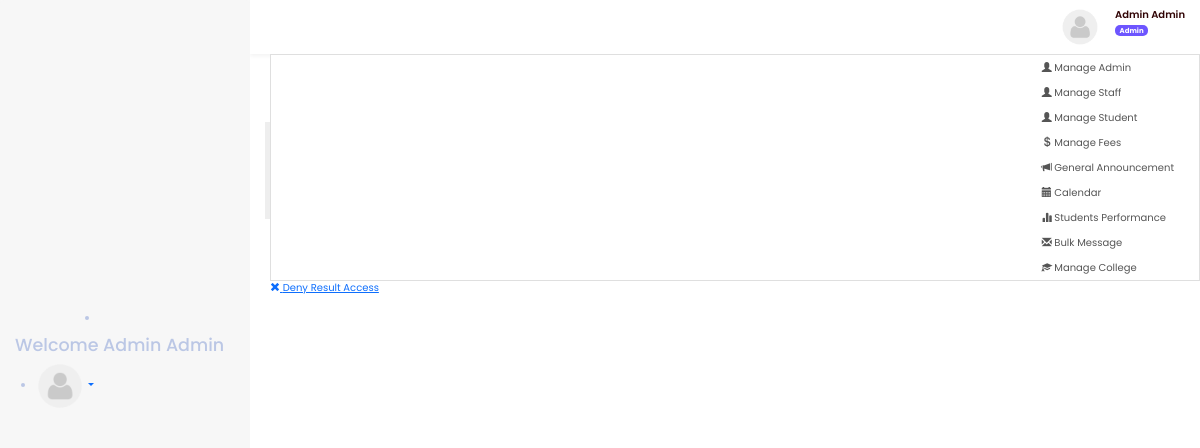
The page /admin/imports2.php (signed in) on the database its author committed.
### tables this page shows
CREATE TABLE `admin_function` (
  `sn` int(11) NOT NULL,
  `function` varchar(70) NOT NULL,
  `link` text NOT NULL,
  `status` int(11) NOT NULL
);

### admin/header.php (called while the page is built, shortened)
<?php include("../conn.php") ?>
<?php session_start();
$users = $_SESSION['users'];
$s1 = mysqli_query($con, "SELECT * FROM admin where username = '$users'");
$sh1 = mysqli_fetch_array($s1);
$name1 = $sh1['fname'] . " " . $sh1['lname'];
$img = $sh1['picture'];
if ($img == "") {
    $img2 = "passport/default.png";
} else {
    $img2 = $img;
}
$nav_items = [
    [
        "icon" => "home",
        "name" => "Dashboard",
        "link" => "./home.php"
    ],
    [
        "icon" => "users",
        "name" => "Manage Admin",
        "link" => "./madmin.php",
    ],
    [
        "icon" => "users",
        "name" => "Manage Staff",
        "link" => "./mstaff.php",
    ],
    [
        "icon" => "book-open",
        "name" => "Manage Faculty",
        "link" => "./mcollege.php",
    ],
    [
        "icon" => "grid",
        "name" => "Manage Departments",
        "link" => "./mdepartment.php",
    ],
    [
        "icon" => "users",
        "name" => "Manage Students",
        "link" => "./m_stu_cat.php",
    ],
    [
        "icon" => "credit-card",
        "name" => "Manage Fees",
        "link" => "./mfees.php",
    ],
    [
        "icon" => "bell",
        "name" => "Anouncement",
        "link" => "./canoucement.php",
    ],
    [
        "icon" => "calendar",
        "name" => "Calender",
        "link" => "./calendar.php",
    ],
    [
        "icon" => "message-square",
        "name" => "Bulk Message",
        "link" => "./bulk_message.php",
    ],
];
$role = "admin";
?>
<?php include("../extras/header.php") ?>

### admin/linkpanel.php (the view, shortened to what this page needs)
<?php
$users = $_SESSION['users'];
$s1  = mysqli_query($con,"SELECT * FROM admin where username = '$users'");
$s2 = mysqli_fetch_array($s1);
$position = $s2['position'];
?>
<div class="">
	<ul>
		<?php
		if($position == 'admin'){
			$get_function = mysqli_query($con,"SELECT * FROM admin_function ");
			while($show_function = mysqli_fetch_array($get_function)){
				$function = $show_function['link'];
				echo $function;
			}
			$sql1 = mysqli_query($con,"SELECT * FROM result_access");
			$sql2 = mysqli_fetch_array($sql1);
			$status = $sql2['status'];
			if($status==1){
				echo "<a class='' href='resaccess.php'><span class='glyphicon glyphicon-remove'></span> <span>deny result access</span></a>";
			}
			else{
				echo "<a class=''  href='resaccess.php'><span class='glyphicon glyphicon-ok'></span> <span>Allow result access</span></a>";
			}
		}
		?>
		</ul>
	</div>

### admin/imports2.php (shortened to what this page needs)
<?php include("conn/conn.php") ?>
<!DOCTYPE html>
<html>
<head>
     <link href="bootstrap/css/bootstrap.min.css" rel="stylesheet">
     <link rel="stylesheet" type="text/css" href="../css.css">
</head>
<body>
     <?php include("header.php") ?>
     <div class="content">
          <div class="col-sm-10 mb-5">
               <div class="content">
                    <div id="p_heading">
                         <?php
                         $users = $_SESSION['users'];
                         $s1  = mysqli_query($con, "SELECT * FROM admin where username = '$users'");
                         $sh1 = mysqli_fetch_array($s1);
                         $name1 = $sh1['fname'] . " " . $sh1['lname'];
                         $img = $sh1['picture'];
                         if ($img == "") {
                              $img2 = "passport/default.png";
                         } else {
                              $img2 = $img;
                         }
                         ?>
                         <?php include("nav.php") ?>
                    </div>
                    <div class="panel-body">
                         <h4><span class="glyphicon glyphicon-import"></span> Import students<small>* note the file must be in csv format</small></h4>
                    </div>
                    <div class="panel-body" style="background-color: #eee;">
                         <form id="upload_csv" method="post" enctype="multipart/form-data">
                              <button type="submit" name="upload" id="upload" style="margin-top:10px;" class="btn btn-info">Upload</button>
                         </form>
                    </div>
               </div>
          </div>
          <?php include("linkpanel.php") ?>
     </div>
</body>
</html>

### extras/header.php (shortened to what this page needs)
<!DOCTYPE html>
<html>
<head>
    <?php include('base_head.php') ?>
</head>
<?php include('body.php') ?>

### extras/base_head.php (shortened to what this page needs)
<link rel="stylesheet" href="../assets/css/style.css">
<link href="https://cdn.jsdelivr.net/npm/bootstrap@5.0.2/dist/css/bootstrap.min.css" rel="stylesheet"
>
<link rel="stylesheet" href="../assets/css/feather-icon.css">

### extras/body.php (shortened to what this page needs)
<body>
    <main id="super-box">
        <?php include("navbar.php") ?>
        <section class="viewbox">
            <div class="viewbox-nav">
                <div id="droppy" class="dropdown">
                    <div class="profile-bar dropdown-toggle" type="button" id="dropdownMenuButton1"
                        data-bs-toggle="dropdown" aria-expanded="false">
                        <div class="image">
                            <img src="<?= $img2 ?>" alt="">
                        </div>
                        <div class="content">
                            <p>
                                <?= $name1 ?>
                            </p>
                            <span class="badge bg-secondary"><?= $role ?></span>
                        </div>
                    </div>
                </div>
            </div>

### extras/navbar.php (shortened to what this page needs)
<nav>
    <div class="logo">
    </div>
    <div class="nav-box">
        <ul class="nav-list">
            <?php foreach ($nav_items as $item) { ?>
                <li class="nav-item">
                    <a href="<?= $item['link'] ?>" class="nav-link <?= $item['name'] == $title ? 'active' : '' ?>">
                        <span><?= $item['name'] ?></span>
                    </a>
                </li>
            <?php } ?>
        </ul>
    </div>
</nav>

### admin/nav.php (shortened to what this page needs)
<nav style='border: none !important; outline: none !important;' class='navbar navbar-default'>
  <div class="container nav">
    <div class="settings">
      <ul>
    </div>
    <h3>Welcome <?php echo $name1 ?></h3>
    <div class="settings">
      <ul>
        <li class="dropdown"><a href="" class="dropdown-toggle list-right" data-bs-toggle="dropdown" data-hover="dropdown"><img src="<?php echo $img2 ?>" width="50px" id="imgs"></a>
    </div>
  </div>
</nav>

### css.css (style rules this page uses)
body { margin: 0px; width: 100%; height: 100%; background-color: #2a2930; text-transform: capitalize; }
.logo { border-radius: 40px; height: 80px; width: 80px; margin-top: -60px; margin-left: auto; margin-right: auto; border: 2px solid #af75a6; }
nav { border:0px !important; color: #bbc7e5 !important; }
.btn { background: #1d3390 !important; border-color: #1d3390; display: inline-block; font-weight: 400; text-align: center; white-space: nowrap; vertical-align: middle; color: #FFF; transition: color 0.15s ease-in-out, background-color 0.15s ease-in-out, border-color 0.15s ease-in-out, box-shadow 0.15s ease-in-out, -webkit-box-shadow 0.15s ease-in-out; font-family: "Muli", -apple-system, BlinkMacSystemFont, "Segoe UI", Roboto, "Helvetica Neue", Arial, sans-serif, "Apple Color Emoji", "Segoe UI Emoji", "Segoe UI Symbol", "Noto Color Emoji"; border-radius: 0px !important; -webkit-transition: 0.7s linear; -o-transition: 0.7s linear; transition: 0.7s linear; }

### assets/css/style.css (style rules this page uses)
body { font-family: 'Poppins', sans-serif !important; color: #310405 !important; }
p { margin-bottom: 0 !important; }
.panel-body { margin-bottom: 1.5rem; }
#super-box { display: flex; align-items: flex-start; min-height: 100vh; width: 100%; overflow-x: hidden; background-color: white; position: relative; }
#super-box nav, #super-box section.viewbox { min-height: 100vh; transition: .3s; overflow: hidden; }
#super-box nav { display: flex; flex-direction: column; align-items: flex-start; padding: 0rem 1.5rem 7rem; gap: 24px; background: #F7F7F7; width: 250px; position: fixed; z-index: 1; top: 0; left: 0; overflow-y: scroll; max-height: 100vh; }
#super-box nav .logo { display: flex; align-items: center; padding: 2rem 1rem; }
#super-box nav .nav-box { width: 100%; }
#super-box nav .nav-box ul { list-style: none; padding: 0; margin: 0; }
#super-box nav .nav-box .nav-item a { display: flex; align-items: center; gap: 1rem; padding: .7rem 1rem; border-radius: 8px; color: #867374; font-weight: 500; text-decoration: none; transition: .3s; width: 100%; margin-bottom: .8rem; font-size: .9rem; }
#super-box .viewbox { width: calc(100% - 250px); margin-left: 250px; }
.viewbox .viewbox-nav, .viewbox .viewbox-content { padding: .7rem 1.5rem; }
.viewbox .viewbox-nav { display: flex; align-items: center; box-shadow: 0px 2px 4px rgba(0, 0, 0, 0.05); }
.viewbox .viewbox-nav .profile-bar { display: flex; align-content: center; }
.viewbox .viewbox-nav .profile-bar .content p { margin-bottom: .3rem; font-weight: 600; }
.viewbox .viewbox-nav .profile-bar .content span { font-size: .7rem !important; background: #6D55FF !important; border-radius: 5px; }
.viewbox .viewbox-nav .profile-bar .image { width: 40px; height: 100%; overflow: hidden; display: flex; align-items: center; justify-content: center; margin: auto 0; margin-right: 1.5rem; }
.viewbox .viewbox-nav .profile-bar .image img { width: 40px; height: 40px; border-radius: 50%; display: block; margin: 0 auto; }
#droppy .profile-bar::after { opacity: 0; display: none; }

### rows shown on the page
admin_function: link "Manage Admin"
admin_function: link "Manage Staff"
admin_function: link "Manage Student"
admin_function: link "Manage Fees"
admin_function: link "General Announcement"
admin_function: link "Calendar"
admin_function: link "Students Performance"
admin_function: link "Bulk Message"
admin_function: link "Manage College"

### other values the page prints
$name1 "Admin Admin"
$role "Admin"
